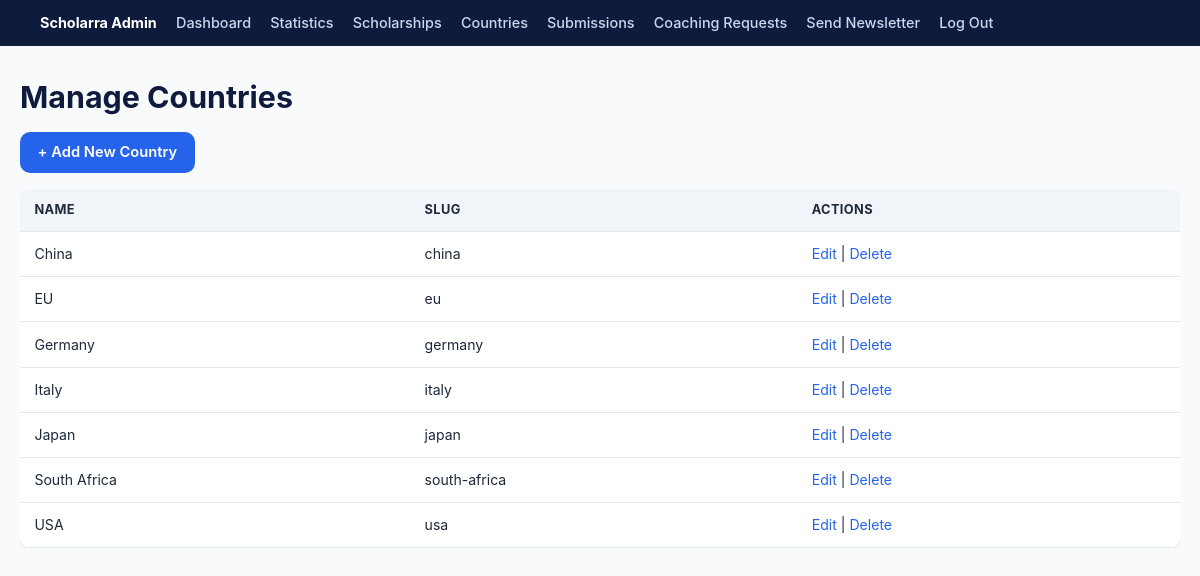
The page /dashboard/countries/ (signed in) on the database its author committed.
### myapp/models.py (models this page shows, shortened)
class Country(models.Model): # creating the database country
    name = models.CharField(max_length=100, unique=True)
    slug = models.SlugField(max_length=100, unique=True) # slug is a url safe version
    class Meta: # to prevent countrys instead of countries
        verbose_name_plural = "Countries"

### myapp/views.py (the view)
# urls.py: path('dashboard/countries/', views.admin_country_list, name='admin_country_list'),
@login_required
def admin_country_list(request):
    countries = Country.objects.all().order_by('name')
    context = {"countries": countries}
    return render(request, "myapp/admin_country_list.html", context)

### myapp/context_processors.py (called while the page is built)
def site_contact(request):
    return {
        "site_contact_email": settings.ADMIN_EMAIL,
    }

### myapp/templates/myapp/admin_country_list.html (shortened to what this page needs)
{% extends "myapp/dashboard_base.html" %}
{% block content %}
<h1>Manage Countries</h1>
<p><a href="{% url 'admin_country_add' %}" class="btn btn-primary">+ Add New Country</a></p>
<div class="table-wrap">
<table>
    <tr><th>Name</th><th>Slug</th><th>Actions</th></tr>
    {% for country in countries %}
    <tr>
        <td>{{ country.name }}</td>
        <td>{{ country.slug }}</td>
        <td>
            <a href="{% url 'admin_country_edit' country.pk %}">Edit</a>
            | <a href="{% url 'admin_country_delete' country.pk %}">Delete</a>
        </td>
    </tr>
    {% endfor %}
</table>
</div>
{% endblock %}

### myapp/static/myapp/style.css (style rules this page uses)
:root { --navy: #0f1b3d; --navy-light: #16234a; --blue: #2563eb; --blue-dark: #1d4ed8; --gold: #f5a623; --slate: #1e293b; --slate-light: #475569; --bg: #f8fafc; --card-bg: #ffffff; --border: #e2e8f0; --danger: #dc2626; --success: #16a34a; --radius: 10px; --shadow: 0 1px 3px rgba(15, 27, 61, 0.08), 0 1px 2px rgba(15, 27, 61, 0.06); --shadow-hover: 0 4px 12px rgba(15, 27, 61, 0.12); --max-width: 1160px; }
* { box-sizing: border-box; }
body { margin: 0; font-family: -apple-system, BlinkMacSystemFont, "Segoe UI", Roboto, Helvetica, Arial, sans-serif; background: var(--bg); color: var(--slate); line-height: 1.55; }
a { color: var(--blue); text-decoration: none; }
h1, h2, h3 { color: var(--navy); line-height: 1.25; margin: 0 0 0.5em; }
h1 { font-size: 1.9rem; }
.btn { display: inline-block; padding: 0.55rem 1.1rem; border-radius: var(--radius); font-weight: 600; font-size: 0.92rem; border: none; cursor: pointer; text-align: center; }
.btn-primary { background: var(--blue); color: #fff; }
table { width: 100%; border-collapse: collapse; background: var(--card-bg); border-radius: var(--radius); overflow: hidden; box-shadow: var(--shadow); }
th, td { padding: 0.7rem 0.9rem; text-align: left; border-bottom: 1px solid var(--border); font-size: 0.88rem; }
th { background: #f1f5f9; color: var(--slate); font-size: 0.8rem; text-transform: uppercase; letter-spacing: 0.03em; }
.table-wrap { overflow-x: auto; }

### rows shown on the page
Country: name "China", slug "china"
Country: name "EU", slug "eu"
Country: name "Germany", slug "germany"
Country: name "Italy", slug "italy"
Country: name "Japan", slug "japan"
Country: name "South Africa", slug "south-africa"
Country: name "USA", slug "usa"
